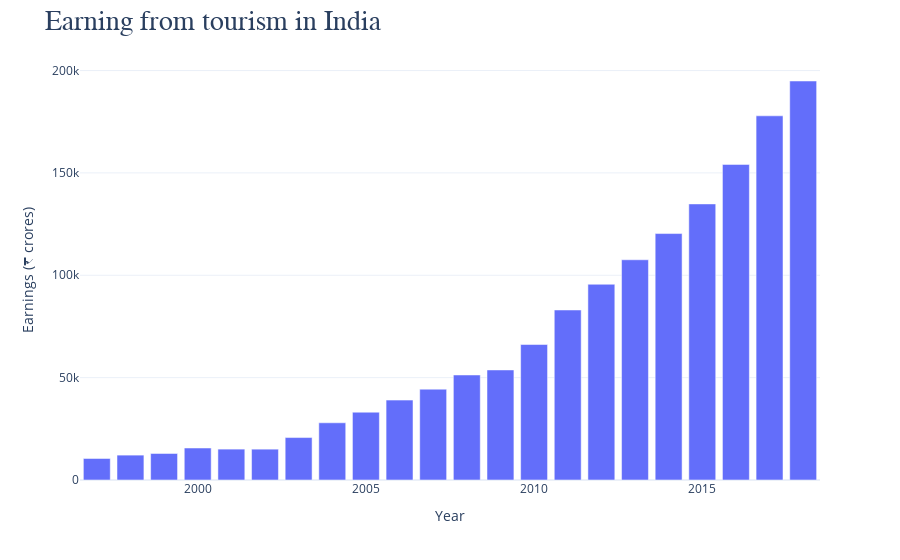

Here is the notebook cell this chart was saved with:
### Code cell
fig = px.bar(India_earning,x='Year',y='Earnings (₹ crores)')
fig.update_layout(template = 'plotly_white',
                 title = 'Earning from tourism in India',
                  title_font_family = 'Times New Roman',
                 title_font_size = 28),
fig.show()

### Figure 1 — Plotly figure (JSON) as saved in the notebook; plotly's stock layout.template omitted (floating-point values rounded to 4 significant figures)
{"data": [{"alignmentgroup": "True", "hovertemplate": "Year=%{x}<br>Earnings (₹ crores)=%{y}<extra></extra>", "legendgroup": "", "marker": {"color": "#636efa"}, "name": "", "offsetgroup": "", "orientation": "v", "showlegend": false, "textposition": "auto", "type": "bar", "x": [1997, 1998, 1999, 2000, 2001, 2002, 2003, 2004, 2005, 2006, 2007, 2008, 2009, 2010, 2011, 2012, 2013, 2014, 2015, 2016, 2017, 2018], "xaxis": "x", "y": [10511, 12150, 12951, 15626, 15083, 15064, 20729, 27944, 33123, 39025, 44362, 51294, 53754, 66172, 83036, 95607, 107563, 120367, 134844, 154146, 177874, 194882], "yaxis": "y"}], "layout": {"barmode": "relative", "legend": {"tracegroupgap": 0}, "margin": {"t": 60}, "title": {"font": {"family": "Times New Roman", "size": 28}, "text": "Earning from tourism in India"}, "xaxis": {"anchor": "y", "domain": [0, 1], "title": {"text": "Year"}}, "yaxis": {"anchor": "x", "domain": [0, 1], "title": {"text": "Earnings (₹ crores)"}}}}
